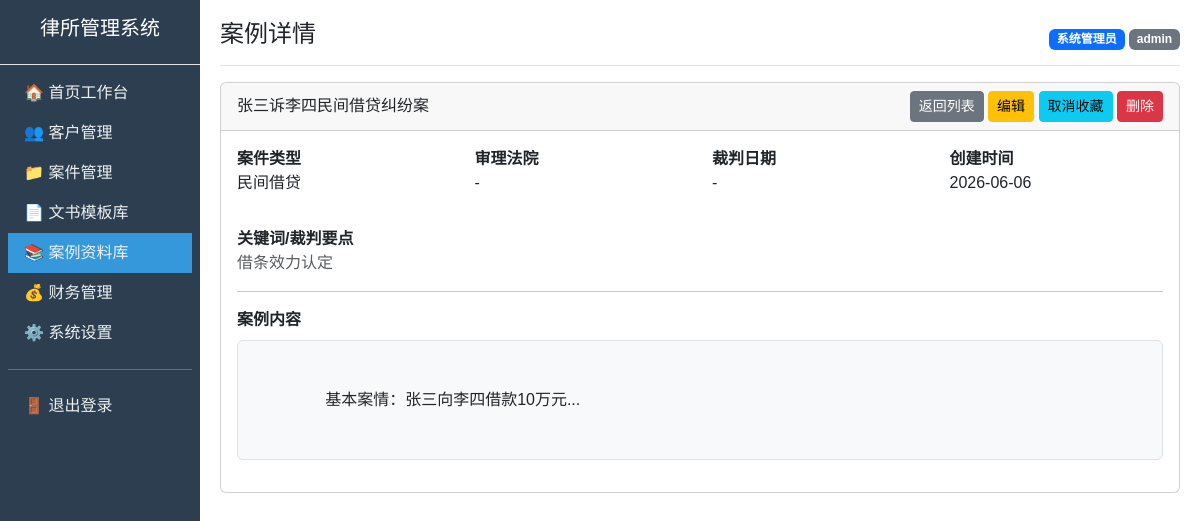
Screenshot of /case_library/detail/1 (signed in) with the database file from the repository.
### models.py (models this page shows)
class CaseLibrary(db.Model):
    __tablename__ = "case_library"
    id = db.Column(db.Integer, primary_key=True, autoincrement=True)
    title = db.Column(db.String(256))  # 案例标题
    case_type = db.Column(db.String(64))  # 案由
    key_point = db.Column(db.Text)  # 裁判要点
    case_content = db.Column(db.Text)  # 案情详情
    law_basis = db.Column(db.Text)  # 法律依据
    result = db.Column(db.Text)  # 裁判结果
    is_system = db.Column(db.Integer, default=0)  # 1系统预置 0自建
    create_uid = db.Column(db.Integer, db.ForeignKey("sys_user.id"))  # 录入人ID
    create_time = db.Column(db.DateTime, default=datetime.now)

### app.py (the view)
@app.route('/case_library/detail/<int:id>')
def case_library_detail(id):
    case = CaseLibrary.query.get_or_404(id)
    return render_template('case_library/detail.html', case=case)

### app.py (called while the page is built)
@app.before_request
def login_required():
    allowed_paths = ['/login', '/static/']
    if request.path in allowed_paths or request.path.startswith('/static'):
        return None
    if 'user_id' not in session:
        return redirect(url_for('login'))
    return None

### templates/case_library/detail.html (shortened to what this page needs)
{% extends "base.html" %}
{% block page_title %}案例详情{% endblock %}
{% block content %}
<div class="card">
    <div class="card-header d-flex justify-content-between align-items-center">
        <span>{{ case.title }}</span>
        <div>
            <a href="/case_library/list" class="btn btn-sm btn-secondary">返回列表</a>
            <a href="/case_library/edit/{{ case.id }}" class="btn btn-sm btn-warning">编辑</a>
            <a href="/case_library/favorite/{{ case.id }}" class="btn btn-sm btn-info">
                {% if case.is_system == 1 %}取消收藏{% else %}收藏{% endif %}
            </a>
            <a href="/case_library/delete/{{ case.id }}" class="btn btn-sm btn-danger" onclick="return confirm('确定删除此案例吗？')">删除</a>
        </div>
    </div>
    <div class="card-body">
        <div class="row mb-3">
            <div class="col-md-3">
                <label class="fw-bold">案件类型</label>
                <p>{{ case.case_type or '-' }}</p>
            </div>
            <div class="col-md-3">
                <label class="fw-bold">审理法院</label>
                <p>{{ case.court or '-' }}</p>
            </div>
            <div class="col-md-3">
                <label class="fw-bold">裁判日期</label>
                <p>{{ case.judgment_date.strftime('%Y-%m-%d') if case.judgment_date else '-' }}</p>
            </div>
            <div class="col-md-3">
                <label class="fw-bold">创建时间</label>
                <p>{{ case.create_time.strftime('%Y-%m-%d') if case.create_time else '-' }}</p>
            </div>
        </div>
        {% if case.key_point %}
        <div class="mb-3">
            <label class="fw-bold">关键词/裁判要点</label>
            <p class="text-muted">{{ case.key_point }}</p>
        </div>
        {% endif %}
        <hr>
        {% if case.case_content %}
        <div class="mb-3">
            <label class="fw-bold">案例内容</label>
            <div class="border rounded p-3 bg-light mt-2" style="white-space: pre-wrap; line-height: 1.8;">
                {{ case.case_content }}
            </div>
        </div>
        {% endif %}
    </div>
</div>
{% endblock %}

### templates/base.html (style rules this page uses)
body { font-family: "Microsoft YaHei", sans-serif; }

### rows the page displays
CaseLibrary: title "张三诉李四民间借贷纠纷案", case_type "民间借贷", create_time "2026-06-06", key_point "借条效力认定", case_content "基本案情：张三向李四借款10万元..."

### other values shown
{{ session.real_name }} "系统管理员"
{{ session.role }} "admin"
{{ case.court or '-' }} "-"
{{ case.judgment_date.strftime('%Y-%m-%d') if case.judgment_date else '-' }} "-"
